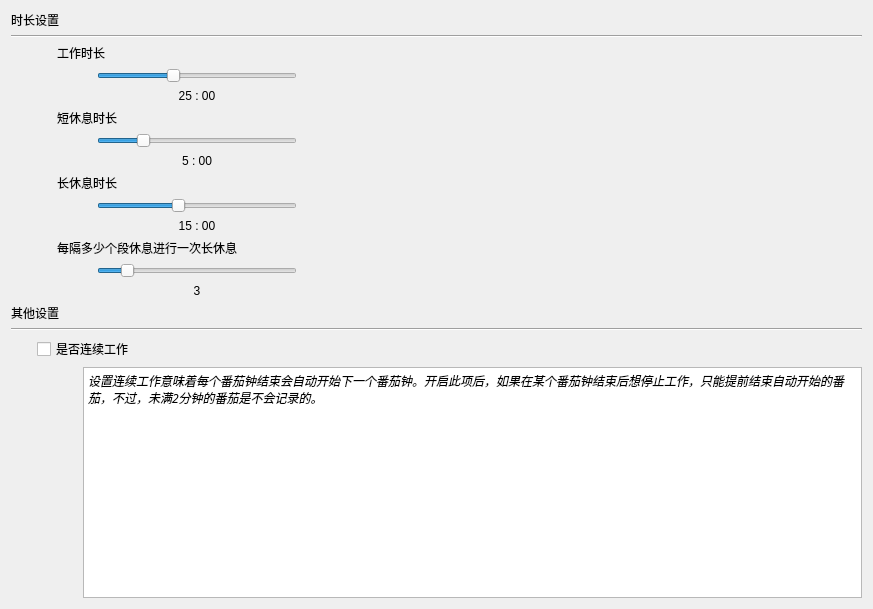
<?xml version="1.0" encoding="UTF-8"?>
<ui version="4.0">
 <class>SettingWidgetPrivate</class>
 <widget class="QWidget" name="SettingWidgetPrivate">
  <property name="geometry">
   <rect>
    <x>0</x>
    <y>0</y>
    <width>873</width>
    <height>609</height>
   </rect>
  </property>
  <property name="font">
   <font>
    <family>Microsoft YaHei UI</family>
    <italic>false</italic>
   </font>
  </property>
  <property name="windowTitle">
   <string>Translate</string>
  </property>
  <layout class="QVBoxLayout" name="verticalLayout">
   <item>
    <layout class="QVBoxLayout" name="main_layout_p_">
     <item>
      <layout class="QGridLayout" name="gridlayout_top_p_">
       <item row="0" column="0" colspan="2">
        <widget class="QLabel" name="time_remind_label_p_">
         <property name="font">
          <font>
           <family>Microsoft YaHei UI</family>
           <italic>false</italic>
          </font>
         </property>
         <property name="text">
          <string>时长设置</string>
         </property>
        </widget>
       </item>
       <item row="1" column="0" colspan="2">
        <widget class="Line" name="line">
         <property name="orientation">
          <enum>Qt::Horizontal</enum>
         </property>
        </widget>
       </item>
       <item row="2" column="0">
        <spacer name="spacer_left_p_">
         <property name="orientation">
          <enum>Qt::Horizontal</enum>
         </property>
         <property name="sizeType">
          <enum>QSizePolicy::Minimum</enum>
         </property>
         <property name="sizeHint" stdset="0">
          <size>
           <width>40</width>
           <height>20</height>
          </size>
         </property>
        </spacer>
       </item>
       <item row="2" column="1">
        <layout class="QVBoxLayout" name="time_setting_layout_p_">
         <item>
          <widget class="QLabel" name="work_remind_label_p">
           <property name="font">
            <font>
             <family>Microsoft YaHei UI</family>
             <italic>false</italic>
            </font>
           </property>
           <property name="text">
            <string>工作时长</string>
           </property>
          </widget>
         </item>
         <item>
          <layout class="QHBoxLayout" name="horizontalLayout_1">
           <item>
            <spacer name="spacer_1_1_p_">
             <property name="orientation">
              <enum>Qt::Horizontal</enum>
             </property>
             <property name="sizeType">
              <enum>QSizePolicy::Fixed</enum>
             </property>
             <property name="sizeHint" stdset="0">
              <size>
               <width>40</width>
               <height>20</height>
              </size>
             </property>
            </spacer>
           </item>
           <item>
            <layout class="QVBoxLayout" name="verticallayout_p_">
             <item>
              <widget class="QSlider" name="work_slider_p_">
               <property name="sizePolicy">
                <sizepolicy hsizetype="Expanding" vsizetype="Fixed">
                 <horstretch>0</horstretch>
                 <verstretch>0</verstretch>
                </sizepolicy>
               </property>
               <property name="maximumSize">
                <size>
                 <width>200</width>
                 <height>16777215</height>
                </size>
               </property>
               <property name="cursor">
                <cursorShape>PointingHandCursor</cursorShape>
               </property>
               <property name="styleSheet">
                <string notr="true"/>
               </property>
               <property name="minimum">
                <number>10</number>
               </property>
               <property name="maximum">
                <number>50</number>
               </property>
               <property name="sliderPosition">
                <number>25</number>
               </property>
               <property name="orientation">
                <enum>Qt::Horizontal</enum>
               </property>
              </widget>
             </item>
             <item>
              <widget class="QLabel" name="work_label_p_">
               <property name="sizePolicy">
                <sizepolicy hsizetype="Fixed" vsizetype="Preferred">
                 <horstretch>0</horstretch>
                 <verstretch>0</verstretch>
                </sizepolicy>
               </property>
               <property name="maximumSize">
                <size>
                 <width>200</width>
                 <height>16777215</height>
                </size>
               </property>
               <property name="font">
                <font>
                 <italic>false</italic>
                </font>
               </property>
               <property name="text">
                <string>25 : 00</string>
               </property>
               <property name="alignment">
                <set>Qt::AlignCenter</set>
               </property>
              </widget>
             </item>
            </layout>
           </item>
           <item>
            <spacer name="spacer_1_2_p_">
             <property name="orientation">
              <enum>Qt::Horizontal</enum>
             </property>
             <property name="sizeHint" stdset="0">
              <size>
               <width>40</width>
               <height>20</height>
              </size>
             </property>
            </spacer>
           </item>
          </layout>
         </item>
         <item>
          <widget class="QLabel" name="shortbreak_remind_label_p">
           <property name="font">
            <font>
             <family>Microsoft YaHei UI</family>
             <italic>false</italic>
            </font>
           </property>
           <property name="text">
            <string>短休息时长</string>
           </property>
          </widget>
         </item>
         <item>
          <layout class="QHBoxLayout" name="horizontalLayout_2">
           <item>
            <spacer name="spacer_2_1_p_">
             <property name="orientation">
              <enum>Qt::Horizontal</enum>
             </property>
             <property name="sizeType">
              <enum>QSizePolicy::Minimum</enum>
             </property>
             <property name="sizeHint" stdset="0">
              <size>
               <width>40</width>
               <height>20</height>
              </size>
             </property>
            </spacer>
           </item>
           <item>
            <layout class="QVBoxLayout" name="verticallayout_2_p_">
             <item>
              <widget class="QSlider" name="shortbreak_slider_p_">
               <property name="maximumSize">
                <size>
                 <width>200</width>
                 <height>16777215</height>
                </size>
               </property>
               <property name="styleSheet">
                <string notr="true"/>
               </property>
               <property name="minimum">
                <number>1</number>
               </property>
               <property name="maximum">
                <number>20</number>
               </property>
               <property name="sliderPosition">
                <number>5</number>
               </property>
               <property name="orientation">
                <enum>Qt::Horizontal</enum>
               </property>
              </widget>
             </item>
             <item>
              <widget class="QLabel" name="short_break_p_">
               <property name="maximumSize">
                <size>
                 <width>200</width>
                 <height>16777215</height>
                </size>
               </property>
               <property name="font">
                <font>
                 <italic>false</italic>
                </font>
               </property>
               <property name="text">
                <string>5 : 00</string>
               </property>
               <property name="alignment">
                <set>Qt::AlignCenter</set>
               </property>
              </widget>
             </item>
            </layout>
           </item>
           <item>
            <spacer name="spacer_2_2_p_">
             <property name="orientation">
              <enum>Qt::Horizontal</enum>
             </property>
             <property name="sizeHint" stdset="0">
              <size>
               <width>40</width>
               <height>20</height>
              </size>
             </property>
            </spacer>
           </item>
          </layout>
         </item>
         <item>
          <widget class="QLabel" name="longbreak_remind_label_p">
           <property name="font">
            <font>
             <family>Microsoft YaHei UI</family>
             <italic>false</italic>
            </font>
           </property>
           <property name="text">
            <string>长休息时长</string>
           </property>
          </widget>
         </item>
         <item>
          <layout class="QHBoxLayout" name="horizontalLayout">
           <item>
            <spacer name="spacer_3_1_p_">
             <property name="orientation">
              <enum>Qt::Horizontal</enum>
             </property>
             <property name="sizeType">
              <enum>QSizePolicy::Minimum</enum>
             </property>
             <property name="sizeHint" stdset="0">
              <size>
               <width>40</width>
               <height>20</height>
              </size>
             </property>
            </spacer>
           </item>
           <item>
            <layout class="QVBoxLayout" name="verticallayout_3_p_">
             <item>
              <widget class="QSlider" name="long_break_slider_p_">
               <property name="maximumSize">
                <size>
                 <width>200</width>
                 <height>16777215</height>
                </size>
               </property>
               <property name="styleSheet">
                <string notr="true"/>
               </property>
               <property name="minimum">
                <number>5</number>
               </property>
               <property name="maximum">
                <number>30</number>
               </property>
               <property name="sliderPosition">
                <number>15</number>
               </property>
               <property name="orientation">
                <enum>Qt::Horizontal</enum>
               </property>
              </widget>
             </item>
             <item>
              <widget class="QLabel" name="long_break_label_p_">
               <property name="maximumSize">
                <size>
                 <width>200</width>
                 <height>16777215</height>
                </size>
               </property>
               <property name="font">
                <font>
                 <italic>false</italic>
                </font>
               </property>
               <property name="text">
                <string>15 : 00</string>
               </property>
               <property name="alignment">
                <set>Qt::AlignCenter</set>
               </property>
              </widget>
             </item>
            </layout>
           </item>
           <item>
            <spacer name="spacer_3_2_p_">
             <property name="orientation">
              <enum>Qt::Horizontal</enum>
             </property>
             <property name="sizeHint" stdset="0">
              <size>
               <width>40</width>
               <height>20</height>
              </size>
             </property>
            </spacer>
           </item>
          </layout>
         </item>
         <item>
          <widget class="QLabel" name="break_time_label_p">
           <property name="text">
            <string>每隔多少个段休息进行一次长休息</string>
           </property>
          </widget>
         </item>
         <item>
          <layout class="QHBoxLayout" name="horizontalLayout_3">
           <item>
            <spacer name="spacer_4_1_p_">
             <property name="orientation">
              <enum>Qt::Horizontal</enum>
             </property>
             <property name="sizeType">
              <enum>QSizePolicy::Minimum</enum>
             </property>
             <property name="sizeHint" stdset="0">
              <size>
               <width>40</width>
               <height>20</height>
              </size>
             </property>
            </spacer>
           </item>
           <item>
            <layout class="QVBoxLayout" name="verticallayout_3_p_1">
             <item>
              <widget class="QSlider" name="break_time_slider_p_">
               <property name="maximumSize">
                <size>
                 <width>200</width>
                 <height>16777215</height>
                </size>
               </property>
               <property name="styleSheet">
                <string notr="true"/>
               </property>
               <property name="minimum">
                <number>2</number>
               </property>
               <property name="maximum">
                <number>10</number>
               </property>
               <property name="value">
                <number>3</number>
               </property>
               <property name="sliderPosition">
                <number>3</number>
               </property>
               <property name="orientation">
                <enum>Qt::Horizontal</enum>
               </property>
              </widget>
             </item>
             <item>
              <widget class="QLabel" name="break_time_label_p_">
               <property name="maximumSize">
                <size>
                 <width>200</width>
                 <height>16777215</height>
                </size>
               </property>
               <property name="font">
                <font>
                 <italic>false</italic>
                </font>
               </property>
               <property name="text">
                <string>3</string>
               </property>
               <property name="alignment">
                <set>Qt::AlignCenter</set>
               </property>
              </widget>
             </item>
            </layout>
           </item>
           <item>
            <spacer name="spacer_4_2_p_">
             <property name="orientation">
              <enum>Qt::Horizontal</enum>
             </property>
             <property name="sizeHint" stdset="0">
              <size>
               <width>40</width>
               <height>20</height>
              </size>
             </property>
            </spacer>
           </item>
          </layout>
         </item>
        </layout>
       </item>
      </layout>
     </item>
     <item>
      <layout class="QGridLayout" name="gridLayout_3">
       <item row="0" column="0" colspan="2">
        <widget class="QLabel" name="other_setting_label_p_">
         <property name="font">
          <font>
           <italic>false</italic>
          </font>
         </property>
         <property name="text">
          <string>其他设置</string>
         </property>
        </widget>
       </item>
       <item row="1" column="0" colspan="2">
        <widget class="Line" name="line_bottom_p_">
         <property name="orientation">
          <enum>Qt::Horizontal</enum>
         </property>
        </widget>
       </item>
       <item row="2" column="0">
        <spacer name="spacer_bottom_left_p_">
         <property name="orientation">
          <enum>Qt::Horizontal</enum>
         </property>
         <property name="sizeType">
          <enum>QSizePolicy::Minimum</enum>
         </property>
         <property name="sizeHint" stdset="0">
          <size>
           <width>20</width>
           <height>20</height>
          </size>
         </property>
        </spacer>
       </item>
       <item row="2" column="1">
        <layout class="QGridLayout" name="gridLayout_2">
         <item row="1" column="0">
          <spacer name="spacer_bottom_right_p_">
           <property name="orientation">
            <enum>Qt::Horizontal</enum>
           </property>
           <property name="sizeType">
            <enum>QSizePolicy::Minimum</enum>
           </property>
           <property name="sizeHint" stdset="0">
            <size>
             <width>40</width>
             <height>20</height>
            </size>
           </property>
          </spacer>
         </item>
         <item row="1" column="1">
          <widget class="QPlainTextEdit" name="plainTextEdit">
           <property name="font">
            <font>
             <family>Microsoft JhengHei UI Light</family>
             <italic>true</italic>
            </font>
           </property>
           <property name="verticalScrollBarPolicy">
            <enum>Qt::ScrollBarAlwaysOff</enum>
           </property>
           <property name="horizontalScrollBarPolicy">
            <enum>Qt::ScrollBarAlwaysOff</enum>
           </property>
           <property name="readOnly">
            <bool>true</bool>
           </property>
           <property name="plainText">
            <string>设置连续工作意味着每个番茄钟结束会自动开始下一个番茄钟。开启此项后，如果在某个番茄钟结束后想停止工作，只能提前结束自动开始的番茄，不过，未满2分钟的番茄是不会记录的。</string>
           </property>
           <property name="backgroundVisible">
            <bool>false</bool>
           </property>
          </widget>
         </item>
         <item row="0" column="0" colspan="2">
          <widget class="QCheckBox" name="check_box_p_">
           <property name="font">
            <font>
             <italic>false</italic>
            </font>
           </property>
           <property name="text">
            <string>是否连续工作</string>
           </property>
          </widget>
         </item>
        </layout>
       </item>
      </layout>
     </item>
    </layout>
   </item>
  </layout>
 </widget>
 <layoutdefault spacing="6" margin="11"/>
 <resources/>
 <connections/>
</ui>
